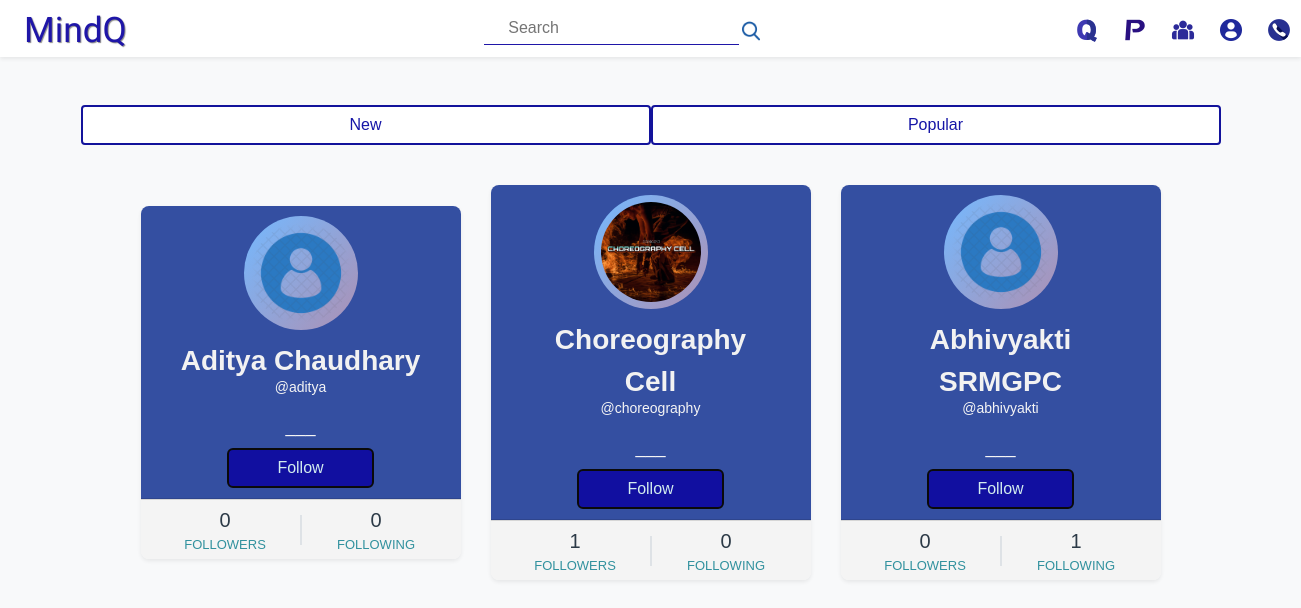
Page /profile/people_you_may_know/ (signed in) on the committed database.
### user_profile/models.py (models this page shows, shortened)
class Profile(models.Model):
    key = models.AutoField(primary_key=True)
    user = models.OneToOneField(User,on_delete=models.CASCADE,blank=True)
    name = models.CharField(max_length=50,null=True)
    job = models.CharField(max_length=100,null=True,default='___',blank=True)
    bio = models.CharField(max_length=500,null=True)
    followers = models.ManyToManyField(User, related_name='followers_ofUser')
    following = models.ManyToManyField(User, related_name='following_ofUser')
    account_created = models.DateField(auto_now_add=True)
    profile_image = models.ImageField(upload_to='user_profile',default='user_profile/default_profile2.png')
    def num_followers(self):
        return self.followers.all().count()
    def num_following(self):
        return self.following.all().count()

### user_profile/views.py (the view)
# urls.py: path('people_you_may_know/',views.peopleYouMayKnow,name="peopleYouMayKnow"),
@login_required(login_url='/login/')
def peopleYouMayKnow(request):
    profiles = Profile.objects.all().order_by('-account_created')
    context = {'profiles':profiles}
    return render(request,'user_profile/peopleYouMayKnow.html',context)

### templates/user_profile/peopleYouMayKnow.html (shortened to what this page needs)
{% extends 'qna/base.html' %}
{% load static %}
{% block title %}
<link rel="stylesheet" href="{% static 'user_profile/css/peopleYouMayKnow.css' %}">
{% endblock %}
{% block content %}
<div class="container mt-5">
    <div class="row">
        <div class="col-md-6 px-0 mx-0">
            <a href="#" class="btn filterbtn d-block mx-lg-0 mx-4">New</a>
        </div>
        <div class="col-md-6 px-0 mx-0">
            <a href="#" class="btn filterbtn d-block mx-lg-0 mx-4">Popular</a>
        </div>
    </div>
</div>
<div class="main">
    {% for i in profiles %}
    {% if i.user.pk == 2 or i.user == request.user %}
    {% else %}
    <div class="profile-card shadow-sm">
        <div class="card-header">
            <div class="pic">
                <img src="{{ i.profile_image.url }}" alt="">
            </div>
            <a class="name" href="{% url 'viewProfile' i.user.pk %}">{{ i.name }}</a>
            <a href="{% url 'viewProfile' i.user.pk %}" class="username">@{{ i.user }}</a>
            <div class="desc">{{ i.job }}</div>
            <form action="{% url 'follow-view' %}" method="POST" class='follow-form mt-2' id='{{i.key}}'>
                <button type="submit" class="btn px-5 follow-btn follow-btn{{i.key}} px-0">
                    {% if request.user not in i.followers.all %}
                    <span>Follow</span>
                    {% else %}
                    <span>Unfollow</span>
                    {% endif %}
                </button>
            </form>
        </div>
        <div class="card-footer">
            <div class="numbers">
                <div class="item">
                    <span class="followers-count{{ i.key }}">{{ i.num_followers }}</span>
                    Followers
                </div>
                <div class="border"></div>
                <div class="item">
                    <span>{{ i.num_following }}</span>
                    Following
                </div>
            </div>
        </div>
    </div>
    {% endif %}
    {% endfor %}
</div>
{% endblock %}

### static/user_profile/css/peopleYouMayKnow.css (style rules this page uses)
* { margin: 0; padding: 0; font-family: "Ubuntu", sans-serif; box-sizing: border-box; text-decoration: none; }
.main { display:flex; flex-direction: row; flex-wrap: wrap; align-items: center; justify-content: center; padding: 20px; }
.profile-card { width: 320px; text-align: center; border-radius: 8px; overflow: hidden; margin: 20px 15px; }
.card-header { background:#344fa1; padding: 10px 40px; }
.pic { display: inline-block; padding: 7px; background: linear-gradient(130deg, #74b9ff, #e66767); margin: auto; border-radius: 50%; background-size: 200% 200%; animation: animated-gradient 2s linear infinite; }
.pic img { display: block; width: 100px; height: 100px; border-radius: 50%; }
.name { color: #f2f2f2; font-family: 'Gill Sans', 'Gill Sans MT', Calibri, 'Trebuchet MS', sans-serif; display: block; text-decoration: none; font-size: 28px; font-weight: 600; cursor: pointer; margin-top: 3px; margin-bottom: 0px; }
.username { display: block; margin-top: 0px; font-size: 14px; color: whitesmoke; text-decoration: none; position: relative; bottom: 5px; margin-bottom: 10px; }
.filterbtn { border: 2px solid rgb(19, 19, 155); color: rgb(22, 22, 167); background-color: white; }
.desc { font-size: 18px; color: whitesmoke; }
.follow-btn { background: rgb(17, 15, 160); display: inline-block; color: #d2ecee; border: 2px solid #0a0a0a; border-radius: 6px; transition: .3s linear; }
.card-footer { background: #f4f4f4; padding: 5px 10px; }
.numbers { display: flex; align-items: center; }
.item { flex: 1; text-transform: uppercase; font-size: 13px; color: #31919e; }
.item span { display: block; color: #2c3a47; font-size: 20px; }
.border { width: 1px; height: 30px; background: #bbb; }

### rows in the picture
Profile: profile_image (placeholder picture), name "Aditya Chaudhary", user "aditya", job "___", shows "Follow", num_followers "0", num_following "0"
Profile: profile_image (picture), name "Choreography Cell", user "choreography", job "___", shows "Follow", num_followers "1", num_following "0"
Profile: profile_image (placeholder picture), name "Abhivyakti SRMGPC", user "abhivyakti", job "___", shows "Follow", num_followers "0", num_following "1"
